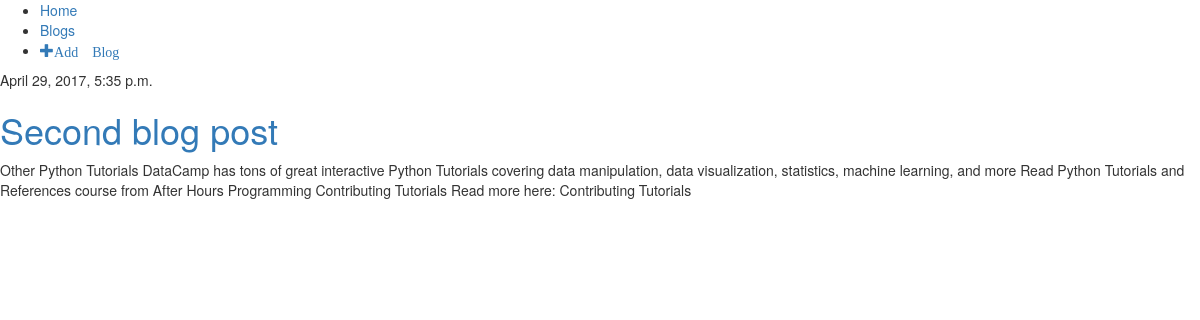
The app's page /blogs/post/2/ with its own data.
### blogis/models.py (models this page shows, shortened)
class BlogPost(models.Model):
    author = models.CharField(max_length=50)
    title = models.CharField(max_length=200)
    text = models.TextField()
    created_date = models.DateTimeField(
            default=timezone.now)
    published_date = models.DateTimeField(
            blank=True, null=True)

### blogis/views.py (the view, shortened to what this page needs)
# urls.py: url(r'^blogs/post/(?P<pk>\d+)/$', SingleBlogPost.as_view(), name='single_blog'),
class SingleBlogPost(TemplateView):
    def get(self, request, pk):
        print(pk)
        context = {}
        post = BlogPost.objects.get(pk=pk)
        context['post'] = post
        return render(request, 'blogis/pages/single_blog.html', context)

### blogis/templates/blogis/pages/single_blog.html (shortened to what this page needs)
<!DOCTYPE html>
{% extends 'blogis/base/base_site.html' %}
{% load staticfiles %}
{% block content %}
        <div class="post">
            <div class="date">
                {{ post.published_date }}
            </div>
            <h1><a href="">{{ post.title }} </a></h1>
            <p>{{ post.text }}</p>
        </div>
{% endblock content %}

### records on screen
BlogPost: published_date "April 29, 2017, 5:35 p.m.", title "Second blog post", text "Other Python Tutorials DataCamp has tons of great interactive Python Tutorials covering data manipulation, data visualization, statistics, machine learning, and more Read Python Tutorials and References course from After Hours Programming Contributing Tutorials Read more here: Contributing Tutorials"
